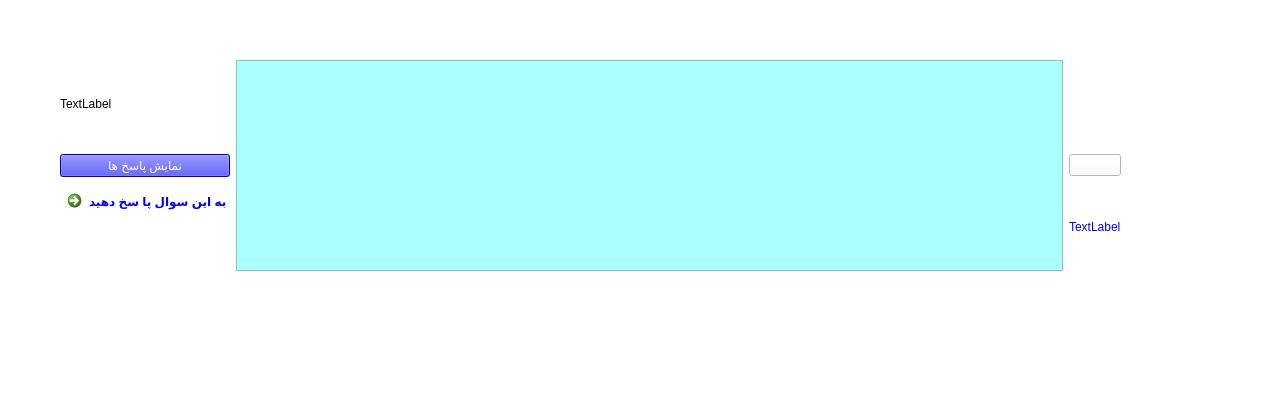
<?xml version="1.0" encoding="UTF-8"?>
<ui version="4.0">
 <class>QuestionViewItem</class>
 <widget class="QWidget" name="QuestionViewItem">
  <property name="geometry">
   <rect>
    <x>0</x>
    <y>0</y>
    <width>1267</width>
    <height>397</height>
   </rect>
  </property>
  <property name="windowTitle">
   <string>Form</string>
  </property>
  <property name="styleSheet">
   <string notr="true">background-color: rgb(255, 255, 255);</string>
  </property>
  <widget class="QWidget" name="layoutWidget">
   <property name="geometry">
    <rect>
     <x>60</x>
     <y>60</y>
     <width>1061</width>
     <height>211</height>
    </rect>
   </property>
   <layout class="QGridLayout" name="gridLayout">
    <item row="2" column="3">
     <widget class="QLabel" name="lab_date">
      <property name="styleSheet">
       <string notr="true">color: rgb(0, 0, 255);
font: 10pt &quot;MS Shell Dlg 2&quot;;</string>
      </property>
      <property name="text">
       <string>TextLabel</string>
      </property>
     </widget>
    </item>
    <item row="0" column="0">
     <widget class="QLabel" name="lab_reply_number">
      <property name="styleSheet">
       <string notr="true">font: 9pt &quot;MS Shell Dlg 2&quot;;</string>
      </property>
      <property name="text">
       <string>TextLabel</string>
      </property>
     </widget>
    </item>
    <item row="1" column="3">
     <widget class="QPushButton" name="bnt_icon">
      <property name="styleSheet">
       <string notr="true">background-color: rgb(255, 255, 255);</string>
      </property>
      <property name="text">
       <string/>
      </property>
     </widget>
    </item>
    <item row="2" column="0">
     <widget class="QCommandLinkButton" name="bnt_add_reply">
      <property name="styleSheet">
       <string notr="true">color: rgb(0, 0, 255);</string>
      </property>
      <property name="text">
       <string>به این سوال پا سخ دهید</string>
      </property>
     </widget>
    </item>
    <item row="1" column="0">
     <widget class="QPushButton" name="bnt_show_replys">
      <property name="styleSheet">
       <string notr="true">background-color: rgb(0, 0, 255);
color: rgb(255, 255, 255);
font: 9pt &quot;MS Shell Dlg 2&quot;;</string>
      </property>
      <property name="text">
       <string>نمایش پاسخ ها</string>
      </property>
     </widget>
    </item>
    <item row="0" column="2" rowspan="3">
     <widget class="QTextEdit" name="txt_content">
      <property name="styleSheet">
       <string notr="true">font: 10pt &quot;MS Shell Dlg 2&quot;;
background-color: rgb(170, 255, 255);</string>
      </property>
     </widget>
    </item>
   </layout>
  </widget>
 </widget>
 <resources/>
 <connections/>
</ui>
